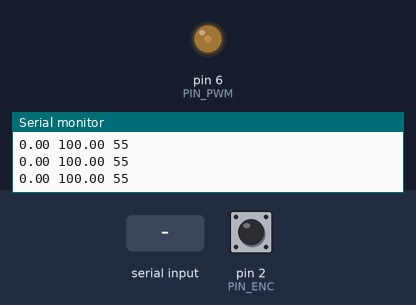
The sketch below on a simulated Arduino Uno, built with avr-gcc and run on an emulated ATmega328P. On the bench: output pins drawn as LEDs (lit = HIGH), the last lines printed to the serial monitor. The test bench sets the inputs (shaded band); at power-on: pin 2 (PIN_ENC) HIGH.

Above: at 1.2 s.
1.3 s: "p90\n" received over Serial
2.8 s: "?" received over Serial
4.3 s: "s" received over Serial
At 6.1 s:
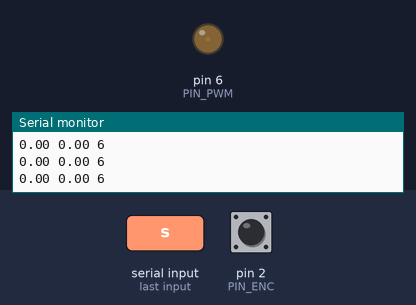
7.3 s: pin 2 (PIN_ENC) pulled LOW for 0.15 s
At 8.2 s:
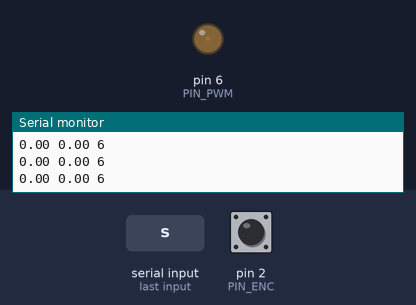
9.2 s: pin 2 (PIN_ENC) pulled LOW for 3.2 s
At 10.4 s:
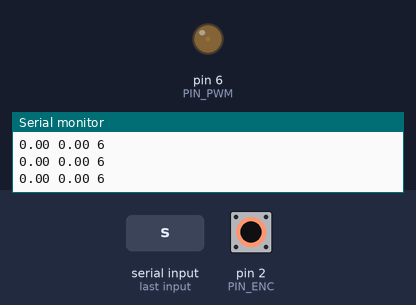
14.2 s: "s90\n" received over Serial
At 15.0 s:
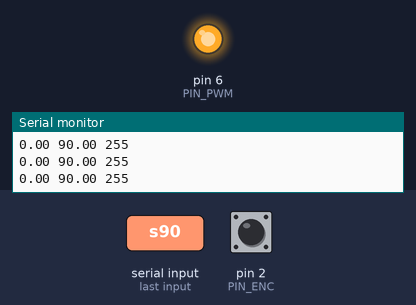
Timing chart, 0 to 16.7 s (numbered marks = the images above; inputs shaded):
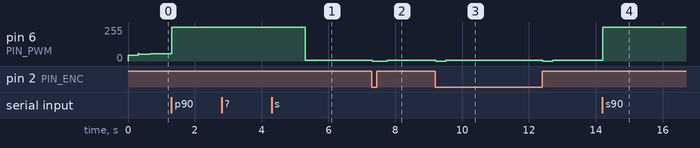

The sketch:

zaj3_wyjasione.ino
```cpp
const int PIN_PWM = 6;      // Wyjście PWM do sterowania silnikiem
const int PIN_ENC = 2;      // Wejście enkodera (zewnętrzne przerwanie 0)

const float IMPULSY_NA_OBROT = 15.38;
const float WSP_PRZEKLADNI = (1.0 * 60.0 * 1000.0) / IMPULSY_NA_OBROT;
const int MAX_PWM = 255;
const int CZAS_STOPU_MS = 300;

// PID
float Kp = 0.5;   // Wzmocnienie proporcjonalne
float Ki = 0.05;  // Wzmocnienie całkujące
float Kd = 0.01;  // Wzmocnienie różniczkujące

float V_ref = 100.0;    // Prędkość zadana [obr/min]
float V_out = 0.0;      // Prędkość mierzona [obr/min]
float uchyb = 0.0;      // Uchyb (e)

float calka_uchybu = 0.0; // Wartość skumulowanej całki uchybu
float uchyb_poprzedni = 0.0;
float Ts = 0.0;             // Czas próbkowania w sekundach

// Zmienne czasowe i wyjście
unsigned long czas_probkowania = 0;
unsigned long poprzedni_czas_probkowania = 0;
int pwm_d = 0;              // Wyjście regulatora (PWM 0-255)

// Zmienne pomiaru prędkości
volatile unsigned long czas_impulsu = 0;
const int BUFOR_IMPULSOW = 4;
volatile int pomiary_interwalow[BUFOR_IMPULSOW]; // Bufor interwałów czasowych [ms]
volatile int numer_interwalu = 0;

void przerwanie_enkoder() {
  unsigned long aktualny_czas = millis();

  int interwal = (int)(aktualny_czas - czas_impulsu);
  pomiary_interwalow[numer_interwalu] = interwal;

  czas_impulsu = aktualny_czas;

  numer_interwalu++;
  if (numer_interwalu >= BUFOR_IMPULSOW) {
    numer_interwalu = 0;
  }
}

void setup() {
  pinMode(PIN_PWM, OUTPUT);
  pinMode(PIN_ENC, INPUT_PULLUP);

  attachInterrupt(digitalPinToInterrupt(PIN_ENC), przerwanie_enkoder, CHANGE);

  Serial.begin(9600);

  for (int i = 0; i < BUFOR_IMPULSOW; i++) {
    pomiary_interwalow[i] = CZAS_STOPU_MS + 10;
  }

  poprzedni_czas_probkowania = millis();
}

float predkoscMierzona() { // Jeśli od ostatniego impulsu minęło zbyt dużo czasu, silnik stoi
  if (millis() - czas_impulsu > CZAS_STOPU_MS) return 0.0;

  unsigned long suma_interwalow = 0;
  noInterrupts();
  for (int i = 0; i < BUFOR_IMPULSOW; i++) {
    suma_interwalow += pomiary_interwalow[i];
  }
  interrupts();

  if (suma_interwalow == 0) return 0.0;

  // poprawne przeliczenie: (60000 * N) / (IMPULSY_NA_OBROT * suma_interwalow)
  return (60000.0 * (float)BUFOR_IMPULSOW) / (IMPULSY_NA_OBROT * (float)suma_interwalow);
}


void obslugaKomunikacji() {
  if (Serial.available()) {
    char komenda = Serial.read();

    switch (komenda) {
      case 's': // Ustawienie prędkości zadanej
        V_ref = Serial.parseFloat();
        break;
      case 'p': // Ustawienie Kp
        Kp = Serial.parseFloat();
        break;
      case 'i': // Ustawienie Ki (reset całki po zmianie)
        Ki = Serial.parseFloat();
        calka_uchybu = 0.0;
        break;
      case 'd': // Ustawienie Kd
        Kd = Serial.parseFloat();
        break;
      case '?': // Zwrócenie parametrów
        Serial.print("V_ref: "); Serial.println(V_ref);
        Serial.print("Kp: "); Serial.println(Kp);
        Serial.print("Ki: "); Serial.println(Ki);
        Serial.print("Kd: "); Serial.println(Kd);
        break;
    }
    // Wyczyść bufor wejściowy
    while (Serial.available()) {
      Serial.read();
    }
  }
}

void regulatorPID() {
  czas_probkowania = millis(); // Obliczenie czasu próbkowania Ts w sekundach
  Ts = (float)(czas_probkowania - poprzedni_czas_probkowania) / 1000.0;
  poprzedni_czas_probkowania = czas_probkowania;

  // Pomiar i uchyb
  V_out = predkoscMierzona();
  uchyb = V_ref - V_out;

  // Człony regulatora
  float w_p = Kp * uchyb;
  float rozniczka = (uchyb - uchyb_poprzedni) / Ts;
  float w_d = Kd * rozniczka;

  // Wstępne wyjście regulatora
  float w_regulatora = w_p + (Ki * calka_uchybu) + w_d;
  int w_calkowite = (int)w_regulatora;

  // Ograniczenie wyjścia (klampowanie)
  int w_limitowane = w_calkowite;

  if (w_limitowane > MAX_PWM) {
    w_limitowane = MAX_PWM;
  } else if (w_limitowane < 0) {
    w_limitowane = 0;
  }

  // Anti-Windup: Całkuj uchyb TYLKO, gdy regulator nie jest nasycony
  if (w_calkowite == w_limitowane) {
      calka_uchybu += uchyb * Ts;
  }

  // Finalizacja
  pwm_d = w_limitowane;
  uchyb_poprzedni = uchyb;
}


void loop() {

  obslugaKomunikacji();

  regulatorPID();

  // Wysterowanie silnika
  analogWrite(PIN_PWM, pwm_d);

  // Wysłanie danych do Serial Plottera (V_out, V_ref, PWM)
  Serial.print(V_out);
  Serial.print(" ");
  Serial.print(V_ref);
  Serial.print(" ");
  Serial.println(pwm_d);
}
```

Measured:
- after the input at 4.3 s, pin 6 (PIN_PWM): 255/255 → 6/255 after 1.0 s
- after the input at 7.3 s, pin 6 (PIN_PWM): 6/255 → 0/255 at once, → 6/255 0.46 s later
- after the input at 9.2 s, pin 6 (PIN_PWM): alternates 6/255 for 2.9 s and 0/255 for 0.30 s, starting at once
- after the input at 14.2 s, pin 6 (PIN_PWM): 6/255 → 255/255 at once
